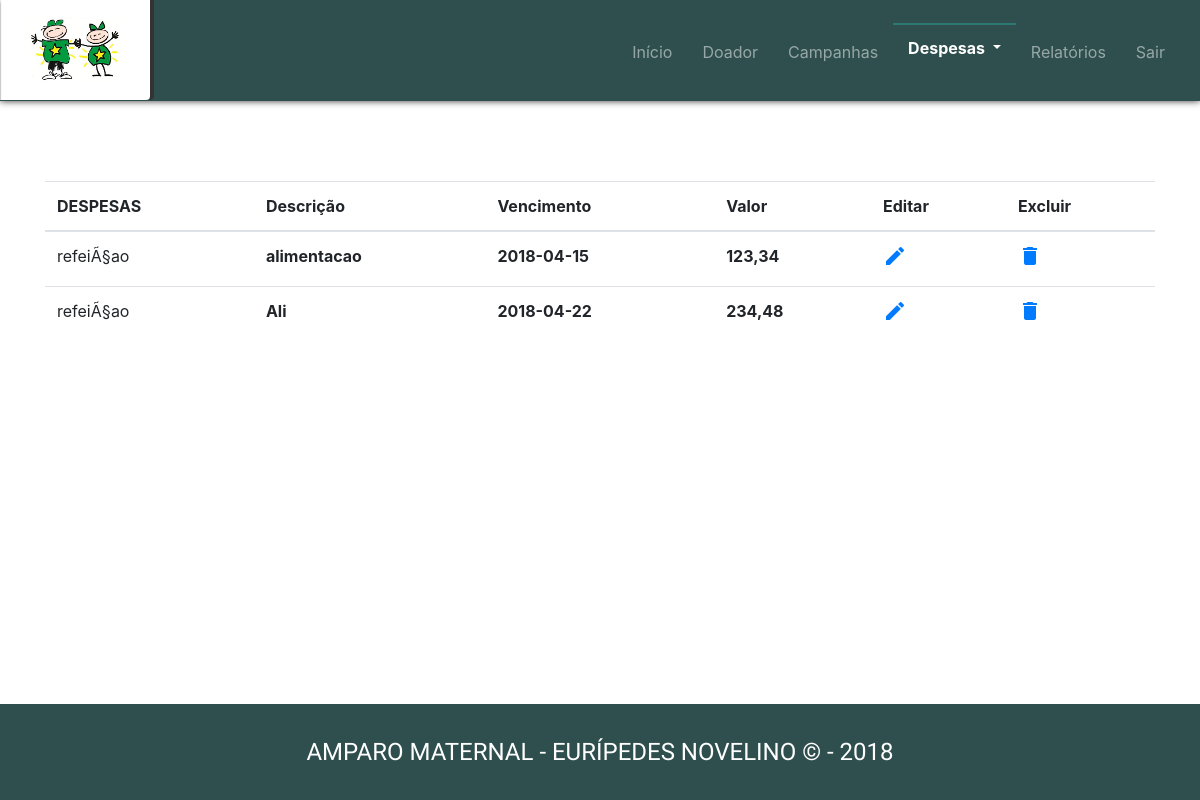
The app's page /sistema/cadastroDespesas/listarDespesas.php (signed in), older data.
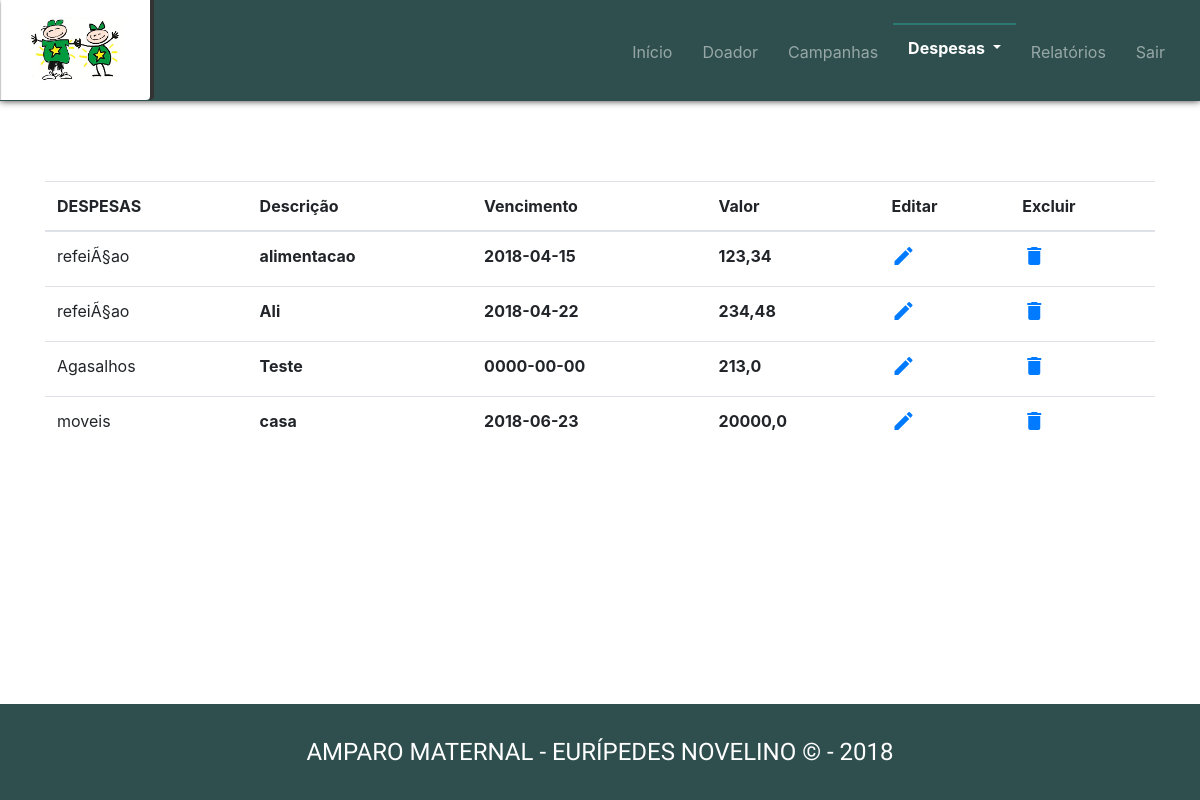
The same page, newer data.
### tables this page shows
CREATE TABLE `categoriasdespesa` (
  `id` int(10) NOT NULL,
  `nome` varchar(150) NOT NULL
);

CREATE TABLE `despesas` (
  `idDespesa` int(10) NOT NULL,
  `idCategoria` int(10) NOT NULL,
  `infoDespesa` varchar(250) NOT NULL,
  `reais` int(10) NOT NULL,
  `centavos` int(2) NOT NULL,
  `data` date NOT NULL
);

### sistema/cadastroDespesas/listarDespesas.php (the view, shortened to what this page needs)
<!DOCTYPE html>
	<html>
	<head>
		<link rel="stylesheet" type="text/css" href="../geral/css/bootstrap.min.css">
		<link rel="stylesheet" type="text/css" href="../geral/css/font-awesome.min.css">
		<link rel="stylesheet" type="text/css" href="../geral/css/myStyle.css">
		<link rel="stylesheet" type="text/css" href="css/estilo.css">
	</head>
	<body>
	<?php include("menu.php"); ?>
	<div class="container">
			<table class="table table-hover table-white table-responsive-xm">
			  <thead>
			    <tr>
		    	 	<th scope="col">DESPESAS</th>
		    	 	<th scope="col">Descrição</th>
		    	 	<th scope="col">Vencimento</th>
		    	 	<th scope="col">Valor</th>
		    	 	<th scope="col">Editar</th>
		    	 	<th scope="col">Excluir</th>
		    	</tr>
		 	  </thead>
		  	  <tbody>
<?php
$con = conexaoMysql();
$sql = "SELECT * FROM despesas";
$listar = $con->prepare($sql);
$listar->execute();
if($listar->rowCount() > 0){
$despesas = $listar->fetchAll(PDO::FETCH_OBJ);
$sql = "SELECT * FROM categoriasDespesa";
$listar = $con->prepare($sql);
$listar->execute();
$categorias = $listar->fetchAll(PDO::FETCH_OBJ);
foreach ($despesas as $despesa) {
			$categoriaAtual = "";
			foreach ($categorias as $categoria) {
				if($categoria->id == $despesa->idCategoria){
					$categoriaAtual = $categoria->nome;
				}
			}
?>
		    	<tr>
		      		<td><?php echo $categoriaAtual; ?></td>
		      		<th><?php echo $despesa->infoDespesa; ?></th>
		      		<th scope="row"><?php echo $despesa->data; ?></th>
		      		<th scope="row"> <?php echo $despesa->reais . "," . $despesa->centavos; ?></th>
		      		<th scope="row"><a href="editarDespesa.php?id=<?php echo $despesa->idDespesa; ?>"><i class="material-icons">edit</i></a></th>
		      		<th scope="row"> <a href="excluirDespesa.php?id=<?php echo $despesa->idDespesa; ?>"class="icon-excluir" title="Deletar">
		   				<i class="material-icons">delete</i>
		   			</th>
		    	</tr>
	<?php
	}
} else {
	?>
	<h1 class="titulo">Nenhuma despesa cadastrada</h1>
	<?php
	} ?>
		</tbody>
		</table>
	</div>
	<?php
	include("rodape.php");
?>
</body>
</html>

### sistema/cadastroDespesas/menu.php (shortened to what this page needs)
<nav class="navbar navbar-expand-lg navbar-dark">
		<a class="navbar-brand" href="#" title="Amparo Maternal Euripedes Novelino"><div id="logo"></div></a>
		<div class="collapse navbar-collapse" id="navbarSupportedContent">
			<ul class="navbar-nav ml-auto">
				<li class="nav-item">
					<a class="nav-link" href="../inicio/">Início</a>
				</li>
				<li class="nav-item">
					<a class="nav-link" href="../doador/">Doador</a>
				</li>
				<li class="nav-item">
					<a class="nav-link" href="../campanha/">Campanhas</a>
				</li>
				<li class="nav-item dropdown">
					<a class="nav-link dropdown-toggle ativo" href="#" id="dropdownDoador" role="button" data-toggle="dropdown" aria-haspopup="true" aria-expanded="false">
					Despesas<span class="sr-only">(current)</span>
				</a>
				</li>
				<li class="nav-item">
					<a class="nav-link" href="../relatorio/">Relatórios</a>
				</li>
				<?php if(isset($_SESSION["logado"])){ ?>
				<li class="nav-item">
					<a class="nav-link" href="../logout.php">Sair</a>
				</li>
				<?php } ?>
			</ul>
		</div>
	</nav>

### sistema/cadastroDespesas/rodape.php
<footer class="container-fluid">
	<p>AMPARO MATERNAL - EURÍPEDES NOVELINO &copy; - <?php date_default_timezone_set("America/Sao_Paulo"); echo date('Y');?></p>
</footer>

### sistema/geral/css/myStyle.css (style rules this page uses)
html { position: relative; min-width: 100%; min-height: 100%; }
body { min-width: 100%; min-height: 100%; padding-bottom: 120px; }
.navbar-brand { padding: 0 !important; outline: none; margin: 0; border-right: 4px solid #333; border-radius: 0 0 4px 0; }
.navbar { background: #2F4F4F; padding: 0 0 1px 0; box-shadow: 0px 0px 7px #333; }
.navbar-nav { padding-right: 20px; border-top: 2px solid #2c7873; margin-top: 1px; }
#logo { background: url('../img/amparo.png') 0px 0 no-repeat; background-size: 100% 100%; width: 150px; max-width: 150px; height: 100px; border-radius: 0 0 4px 0; }
.nav-link { padding-left: 10px !important; }
.ativo { font-weight: bolder; color: #FFF !important; }
.table { margin-top: 80px; margin-bottom: 80px; }
footer { text-align: center; background: #2F4F4F; position: absolute; bottom: 0; }
footer > p { padding: 30px 0; margin: 0; color: #FFF; font-size: 1.5em; font-family: 'Amatic SC', cursive; }
@media all and (min-width: 992px) { .navbar-nav { border: none; } }
@media all and (min-width: 992px) { .nav-link { padding: 15px !important; border-top: 2px solid transparent; } }
@media all and (min-width: 992px) { .ativo { border-top: 2px solid #2c7873; padding-top: 11px !important; padding-bottom: 19px !important; padding-left: 15px !important; font-weight: bolder; color: #FFF !important; } }

### sistema/cadastroDespesas/css/estilo.css (style rules this page uses)
.icon-excluir { cursor: pointer; }

Row changes from the older to the newer data that the page shows:
added despesas: infoDespesa "Teste", data "0000-00-00", reais "213", centavos "0"
now on this page (row unchanged): categoriasdespesa: nome "Agasalhos"
added despesas: infoDespesa "casa", data "2018-06-23", reais "20000", centavos "0"
now on this page (row unchanged): categoriasdespesa: nome "moveis"
